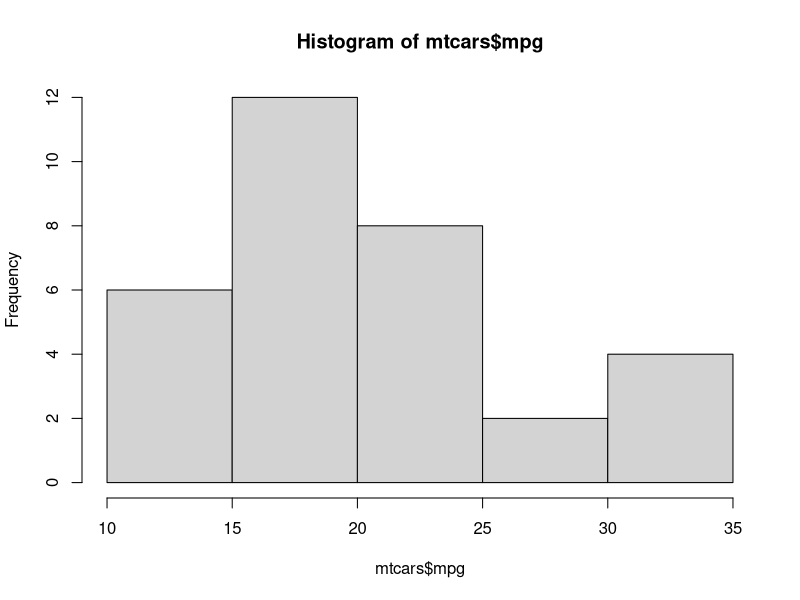
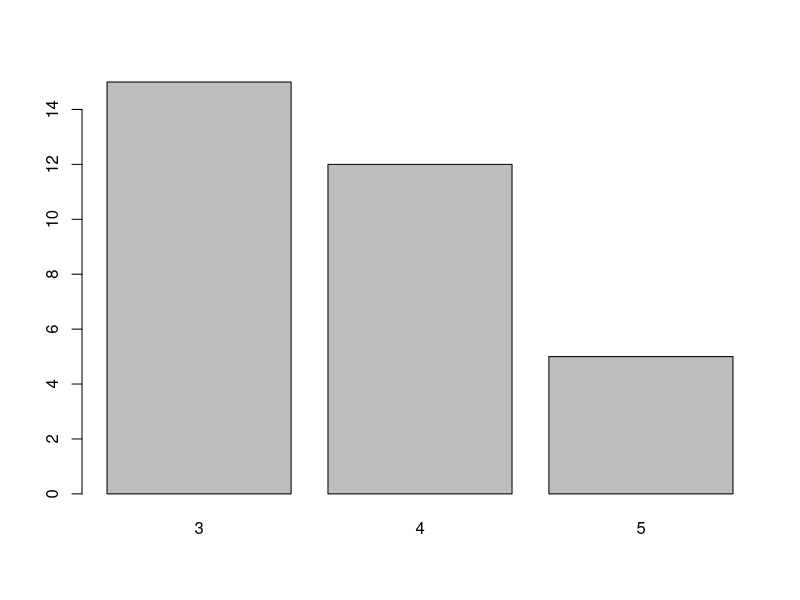
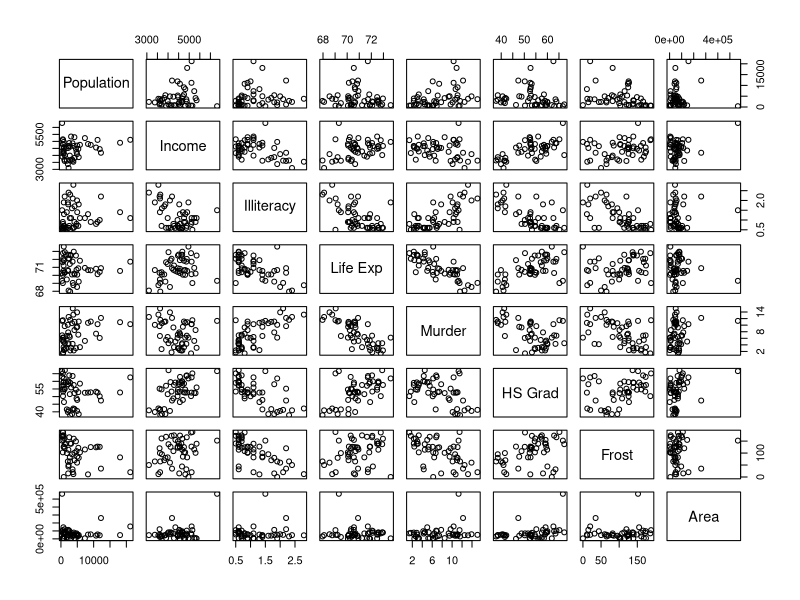

Here is the R script that generated these plots, in order:
div_count <- function (n) sum(n %% 1:n == 0)
div_count(2)
div_count(9)
div_count(10)

prime_count <- function (n) sum(sapply(1:n, div_count) == 2)
prime_count(10)
prime_count(100)

mtcars
str(mtcars)
summary(mtcars)
mtcars[mtcars$gear == 4, ]
min.mpg <- min(mtcars$mpg)
mtcars[mtcars == min.mpg, ]
mtcars[mtcars == min.mpg, c("mpg", "cyl", "hp", "wt")]
mean(mtcars$mpg)
var(mtcars$mpg)
sd(mtcars$mpg)
mean(mtcars[mtcars$mpg > median(mtcars$mpg), c("mpg")])
sd(mtcars[mtcars$mpg > median(mtcars$mpg), c("mpg")])
hist(mtcars$mpg)
barplot(table(mtcars$gear))

st <- as.data.frame(state.x77)
str(st)
head(st)
cor(st)

?state.x77

plot(st)

